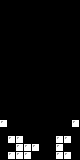

A 2D game scene composited from a Tiled map and its tileset images. What follows is a short description and the map's XML, with every tile layer's data as written:
An orthogonal 10x20 tile map with 8x8 px tiles, 1 tile layer (wall-test), 3 hidden layers not drawn.

<map version="1.10" tiledversion="1.11.2" orientation="orthogonal" renderorder="right-down" width="10" height="20" tilewidth="8" tileheight="8" infinite="0" nextlayerid="5" nextobjectid="1">
 <tileset firstgid="1" source="tiles.tsx" />
 <layer id="1" name="dt-cannon" width="10" height="20" visible="0">
  <properties>
   <property name="Label" value="DT_Cannon" />
   <property name="Name" value="DT Cannon" />
  </properties>
  <data encoding="csv">
0,0,0,0,0,0,0,0,0,0,
0,0,0,0,0,0,0,0,0,0,
0,0,0,0,0,0,0,0,0,0,
0,0,0,0,0,0,0,0,0,0,
0,0,0,0,0,0,0,0,0,0,
0,0,0,0,0,0,0,0,0,0,
0,0,0,0,0,0,0,0,0,0,
0,0,0,0,0,0,0,0,0,0,
0,0,0,0,0,0,0,0,0,0,
0,0,0,0,0,0,0,0,0,0,
0,0,0,0,0,0,0,0,0,0,
0,0,0,0,0,0,0,0,0,0,
0,0,0,0,0,0,0,0,0,0,
0,0,0,0,0,18,18,0,0,0,
0,0,0,0,0,0,18,0,0,0,
18,18,18,18,18,0,18,18,18,18,
18,18,18,18,0,0,18,18,18,18,
18,18,18,18,0,0,0,18,18,18,
18,18,18,18,18,0,18,18,18,18,
18,18,18,18,18,0,18,18,18,18
</data>
 </layer>
 <layer id="2" name="3d-cannon" width="10" height="20" visible="0">
  <properties>
   <property name="Label" value="ThreeD_Cannon" />
   <property name="Name" value="3D Cannon" />
  </properties>
  <data encoding="csv">
0,0,0,0,0,0,0,0,0,0,
0,0,0,0,0,0,0,0,0,0,
0,0,0,0,0,0,0,0,0,0,
0,0,0,0,0,0,0,0,0,0,
0,0,0,0,0,0,0,0,0,0,
0,0,0,0,0,0,0,0,0,0,
0,0,0,0,0,0,0,0,0,0,
0,0,0,0,0,0,0,0,0,0,
0,0,0,0,0,0,0,0,0,0,
0,0,0,0,0,0,0,0,0,0,
0,0,0,0,0,0,0,0,0,0,
0,0,0,0,0,0,0,0,0,0,
0,0,0,0,0,0,0,0,0,0,
0,0,0,18,18,18,18,18,0,0,
0,0,0,0,18,18,18,18,18,18,
18,18,18,0,18,18,18,18,18,18,
18,18,0,0,18,18,18,18,18,18,
18,18,0,0,0,18,18,18,18,18,
18,18,18,0,18,18,18,18,18,18,
18,18,0,0,18,18,18,18,18,18
</data>
 </layer>
 <layer id="3" name="tst-tower" width="10" height="20" visible="0">
  <properties>
   <property name="Label" value="TST_Tower" />
   <property name="Name" value="TST Tower" />
  </properties>
  <data encoding="csv">
0,0,0,0,0,0,0,0,0,0,
0,0,0,0,0,0,0,0,0,0,
0,0,0,0,0,0,0,0,0,0,
0,0,0,0,0,0,0,0,0,0,
0,0,0,0,0,0,0,0,0,0,
0,0,0,0,0,0,0,0,0,0,
18,18,18,0,0,0,0,0,0,0,
18,18,0,0,0,0,18,18,18,18,
18,18,0,18,18,18,18,18,18,18,
18,18,0,0,18,18,18,18,18,18,
18,18,0,18,18,18,18,18,18,18,
18,18,0,18,18,18,18,18,18,18,
18,18,0,0,18,18,18,18,18,18,
18,18,0,18,18,18,18,18,18,18,
18,18,0,18,18,18,18,18,18,18,
18,18,0,0,18,18,18,18,18,18,
18,18,0,18,18,18,18,18,18,18,
18,18,0,18,18,18,18,18,18,18,
18,18,0,0,18,18,18,18,18,18,
18,18,0,18,18,18,18,18,18,18
</data>
 </layer>
 <layer id="4" name="wall-test" width="10" height="20">
  <properties>
   <property name="Label" value="wall_test" />
   <property name="Name" value="Wall Test" />
  </properties>
  <data encoding="csv">
0,0,0,0,0,0,0,0,0,0,
0,0,0,0,0,0,0,0,0,0,
0,0,0,0,0,0,0,0,0,0,
0,0,0,0,0,0,0,0,0,0,
0,0,0,0,0,0,0,0,0,0,
0,0,0,0,0,0,0,0,0,0,
0,0,0,0,0,0,0,0,0,0,
0,0,0,0,0,0,0,0,0,0,
0,0,0,0,0,0,0,0,0,0,
0,0,0,0,0,0,0,0,0,0,
0,0,0,0,0,0,0,0,0,0,
0,0,0,0,0,0,0,0,0,0,
0,0,0,0,0,0,0,0,0,0,
0,0,0,0,0,0,0,0,0,0,
0,0,0,0,0,0,0,0,0,0,
18,0,0,0,0,0,0,0,0,18,
0,0,0,0,0,0,0,0,0,0,
0,18,18,0,0,0,0,18,18,0,
0,0,18,18,18,0,0,18,0,0,
0,18,18,18,0,0,0,18,18,0
</data>
 </layer>
</map>
